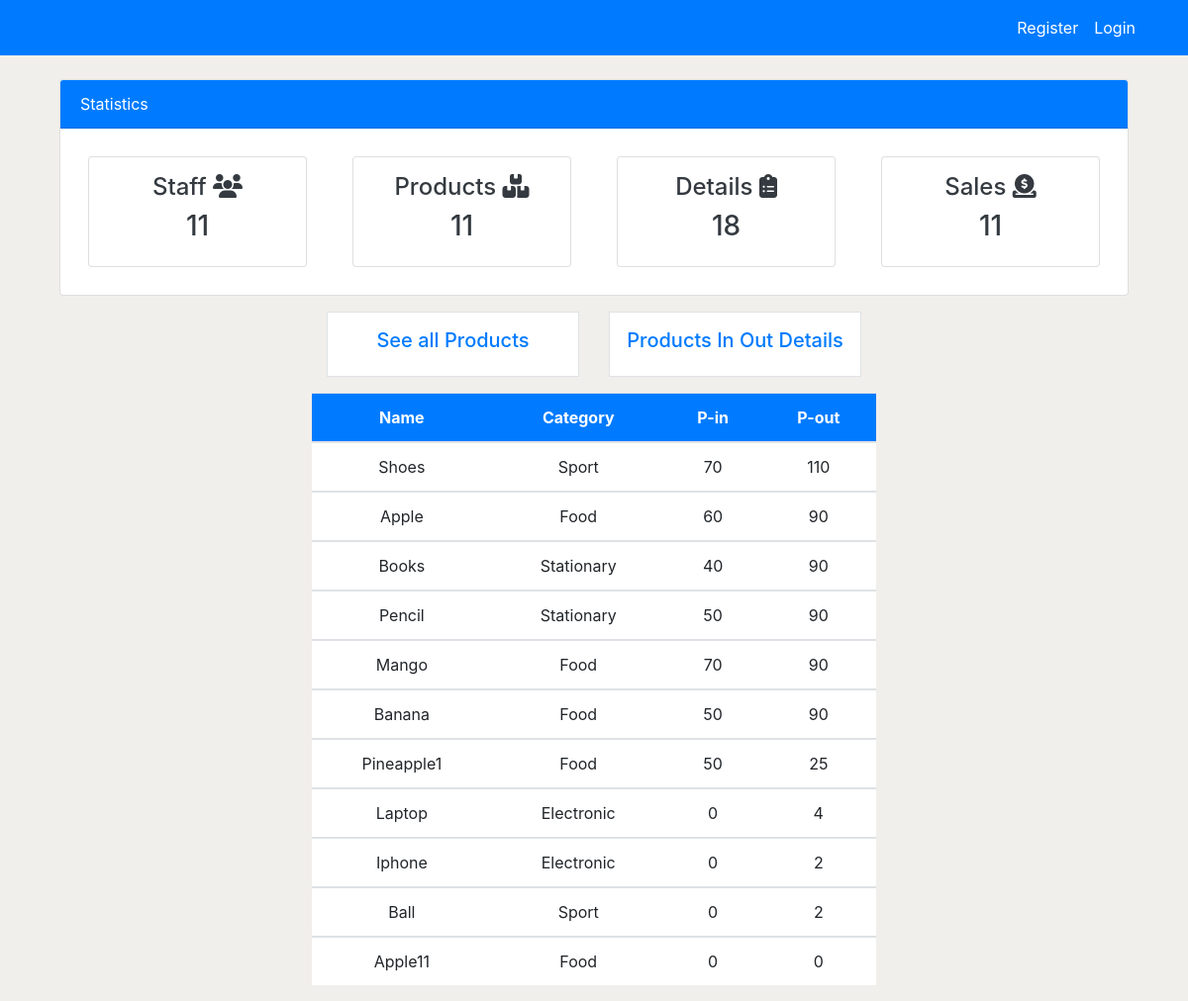
Before: /products_in_out/ with the older database file.
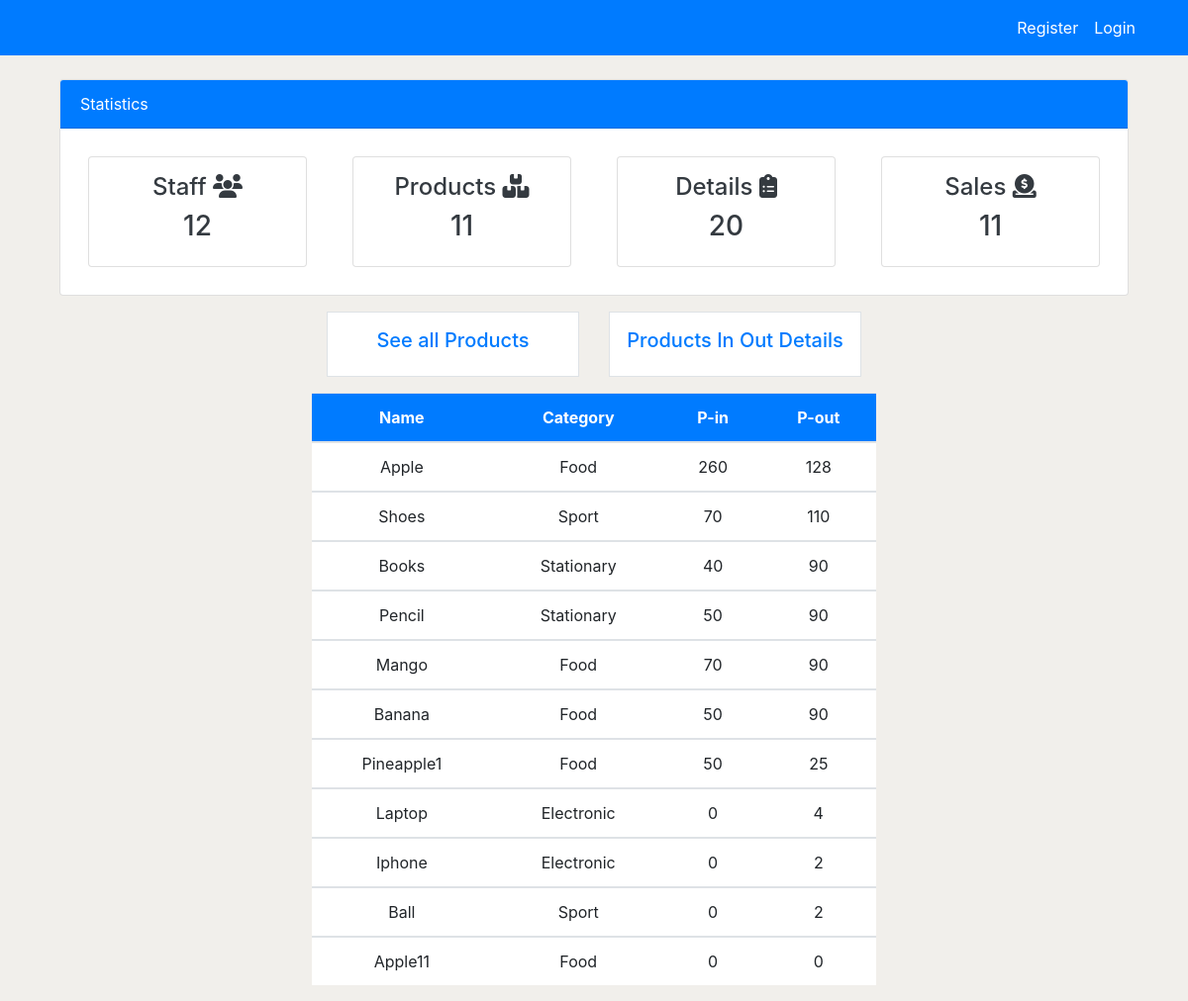
After: the same page with the newer database file.
### application/models.py (models this page shows, shortened)
class Product(models.Model):
    name = models.CharField(max_length=200, null=True)
    category = models.CharField(max_length=100, choices=CATEGORY)
    quantity = models.PositiveIntegerField(null=True)
    per_quantity = models.PositiveIntegerField(null=True)
    reorder_level = models.PositiveIntegerField(default=0, null=True, blank=True)
    product_in = models.PositiveIntegerField(default=0, null=True, blank=True)
    product_out = models.PositiveIntegerField(default=0, null=True, blank=True)
    total_sales = models.PositiveIntegerField(default=0, null=True, blank=True)
    class Meta:
        verbose_name_plural = 'Product'

### application/views.py (the view)
# urls.py: path('products_in_out/', views.productsInOut, name='products-in-out'),
def productsInOut(request):
    product = Product.objects.all().order_by('-product_out')
    products_count = product.count()
    workers_count = User.objects.all().count()
    orders_count = Order.objects.all().count()
    product_sales_count = Product.objects.count()
    context = {
        'product': product,
        'products_count': products_count,
        'workers_count': workers_count,
        'orders_count': orders_count,
        'product_sales_count': product_sales_count,
    }
    return render(request, 'application/products_in_out.html', context)

### templates/application/products_in_out.html (shortened to what this page needs)
{% extends 'partial/base.html' %}
{% load crispy_forms_tags %}
{% block content %}
{% include 'partial/cards.html' %}
<div class="container">
    <div class="row my-3">
        <div class="col-md-3 offset-md-3 ">
            <div class="border bg-white p-3">
                <h5 class="text-center"><a href="{% url 'products-list' %}">See all Products</a></h5>
            </div>
        </div>
        <div class="col-md-3">
            <div class="border bg-white p-3">
                <h5 class="text-center"><a href="{% url 'products-in-out' %}">Products In Out Details</a></h5>
            </div>
        </div>
    </div>
</div>
        <div class="col-md-6 offset-md-3">
            <table class="table bg-white">
                <thead class="bg-primary">
                    <tr class="text-white">
                        <th class="text-center" scope="col">Name</th>
                        <th class="text-center" scope="col">Category</th>
                        <th class="text-center" scope="col">P-in</th>
                        <th class="text-center" scope="col">P-out</th>
                    </tr>
                </thead>
                <tbody>
                    {% for p in product%}
                    <tr>
                        <td class="text-center">{{p.name}}</td>
                        <td class="text-center">{{p.category}}</td>
                        <td class="text-center">{{p.product_in}}</td>
                        <td class="text-center">{{p.product_out}}</td>
                    </tr>
                </tbody>
               {% endfor %}
            </table>
        </div>
{% endblock %}

Changed rows visible on the page:
changed Product "Apple": product_in "60" → "260"; product_out "90" → "128"; moves up the list
Other visible differences:
{{ workers_count }}: "11" → "12"
{{ orders_count }}: "18" → "20"
